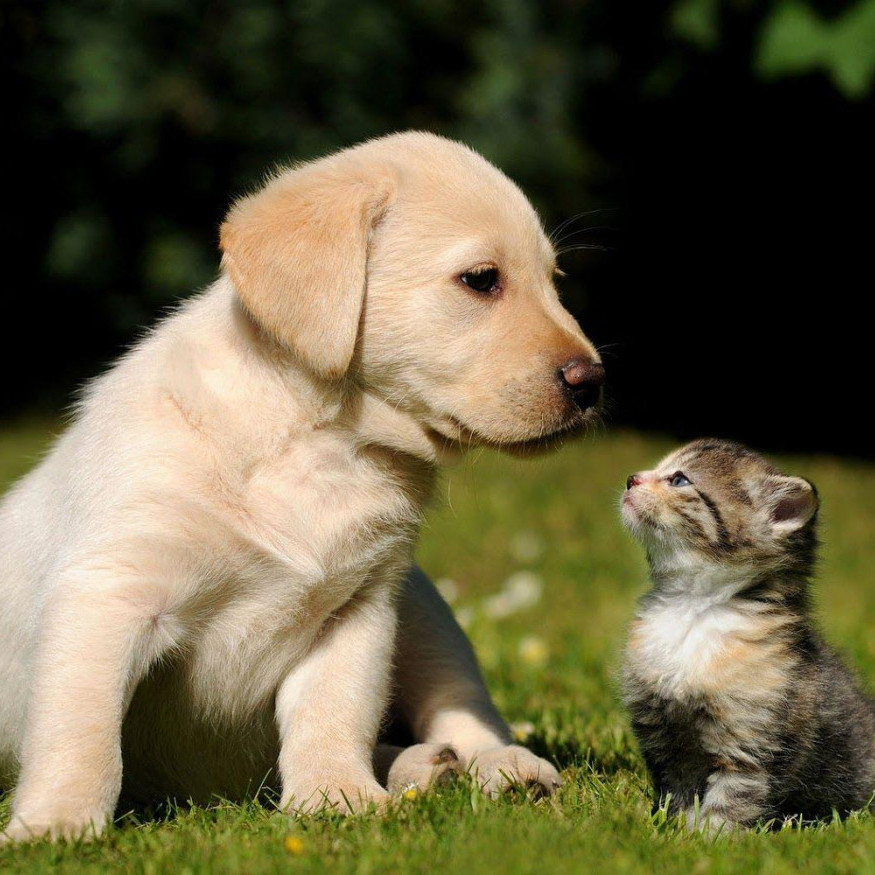
#> input picture DeepLearning/code/01_Data_Structure/cat&dog.jpg, 875 x 875 px
$ jupyter execute 03_Image_Data.ipynb
#> lines starting #> are read from the running program, lines starting #| are printed output that depends on the picture
# 데이터 구조의 이해 - (3) 이미지

#### 작성: 고우주대표 | kubwa 쿱와

## 1-이미지 로드

[cell 1]
# openCV4 설치
#%pip install opencv-python

[cell 2]
# 라이브러리를 임포트
import cv2
import numpy as np
from matplotlib import pyplot as plt

[cell 3]
# 흑백 이미지로 로드
image = cv2.imread("cat&dog.jpg",
                   cv2.IMREAD_GRAYSCALE)
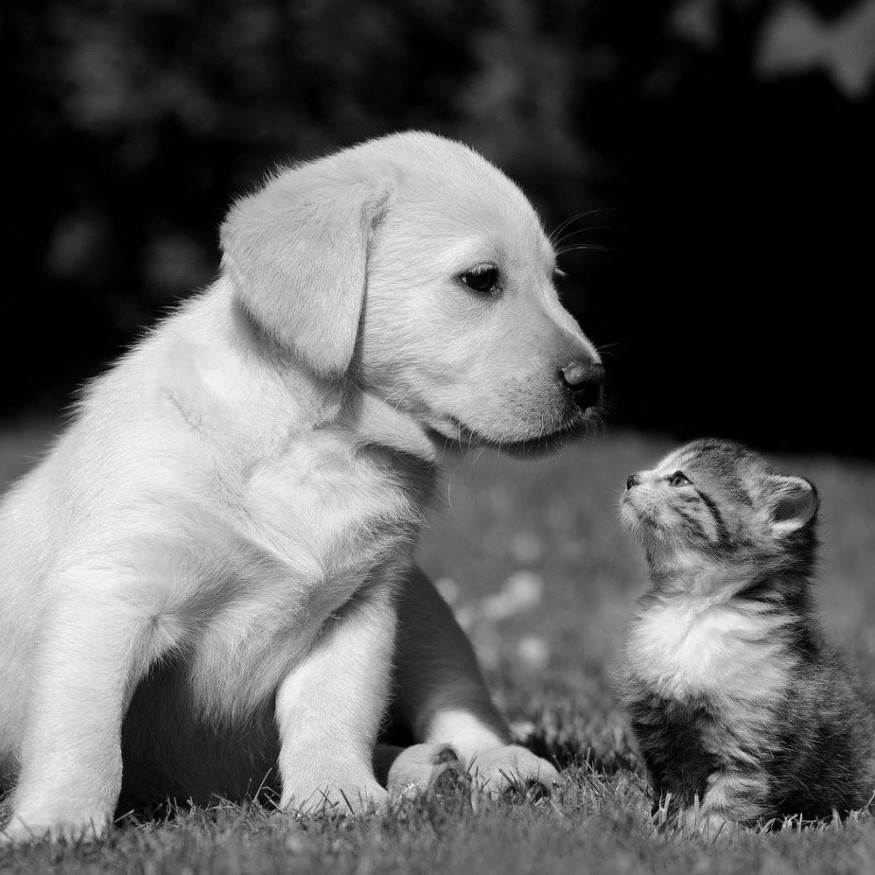
#> image: shape (875, 875); min 0, max 252, mean 94.9

[cell 4]
# 이미지를 출력
plt.imshow(image, cmap="gray"), plt.axis("off")
plt.show()

[cell 5]
# 데이터 타입을 확인
type(image)

[cell 6]
# 이미지 데이터를 확인
image

[cell 7]
# 차원을 확인
image.shape
#> Out = (875, 875)

[cell 8]
# 컬러로 이미지를 로드
image_bgr = cv2.imread("cat&dog.jpg", cv2.IMREAD_COLOR)
#> image_bgr is the input picture: shape (875, 875, 3); mean B, G, R 67.2, 96, 103.3

[cell 9]
image_bgr

[cell 10]
image_bgr.shape
#> Out = (875, 875, 3)

[cell 11]
# RGB로 변환
image_rgb = cv2.cvtColor(image_bgr, cv2.COLOR_BGR2RGB)

[cell 12]
image_rgb

[cell 13]
image_rgb.shape
#> Out = (875, 875, 3)

[cell 14]
# RGB 채널 값을 확인
image_rgb[0, 0, ]
#> Out = [6, 7, 2]

[cell 15]
# 이미지를 출력
plt.imshow(image_rgb), plt.axis("off")
plt.show()

[cell 16]
# 이미지를 출력
plt.imshow(image_bgr), plt.axis("off")
plt.show()

## 2-이미지 크기 변경하기

[cell 17]
# 흑백 이미지로 로드
image = cv2.imread("cat&dog.jpg", cv2.IMREAD_GRAYSCALE)

# 이미지 크기를 50x50 픽셀로 변경
image_50x50 = cv2.resize(image, (50, 50))
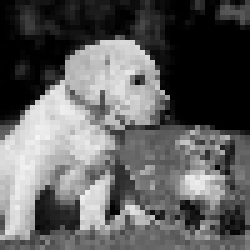
#> image_50x50: shape (50, 50) (shown 5 times larger); min 0, max 245, mean 94.8

# 이미지를 출력
plt.imshow(image_50x50, cmap="gray"), plt.axis("off")
plt.show()

## 3-머신러닝 특성 만들기

[cell 18]
# 흑백 이미지로 로드
image = cv2.imread("cat&dog.jpg", cv2.IMREAD_GRAYSCALE)

# 이미지를 10x10 픽셀 크기로 변환
image_10x10 = cv2.resize(image, (10, 10))

# 이미지 데이터를 1차원 벡터로 변환
image_10x10.flatten()
#> Out = 100 values, max 245 at index 51, min 0 at index 8, mean 94.66

[cell 19]
plt.imshow(image_10x10, cmap="gray"), plt.axis("off")
plt.show()
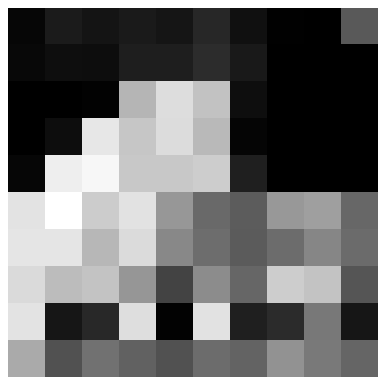
#> figure drawn by matplotlib, 1 panel

[cell 20]
image_10x10.shape
#> Out = (10, 10)

[cell 21]
image_10x10.flatten().shape
#> Out = (100,)

[cell 22]
# 컬러 이미지로 로드
image_color = cv2.imread("cat&dog.jpg", cv2.IMREAD_COLOR)

# 이미지를 10 × 10 픽셀 크기로 변환
image_color_10x10 = cv2.resize(image_color, (10, 10))

# 이미지 데이터를 1차원 벡터로 변환하고 차원을 출력
image_color_10x10.flatten().shape
#> Out = (300,)

[cell 23]
# 이미지를 출력
plt.imshow(image_color_10x10), plt.axis("off")
plt.show()
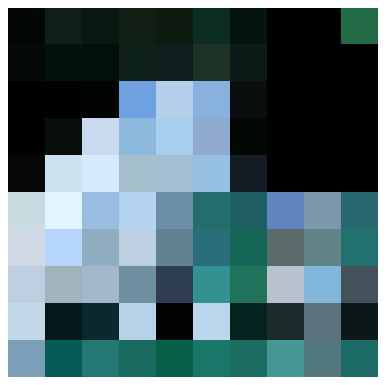
#> figure drawn by matplotlib, 1 panel
